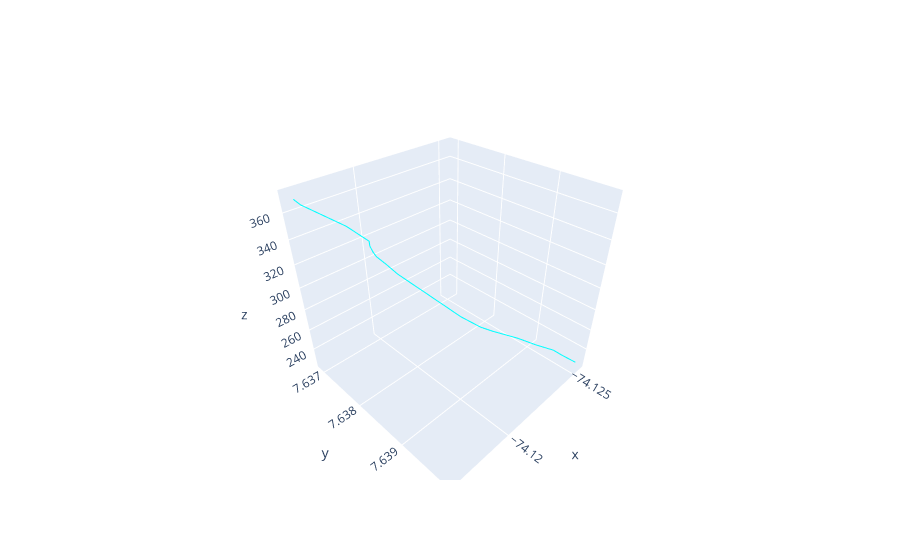

Notebook code cell kept with this figure:
### Code cell
fig=go.Figure()
fig.add_trace(go.Scatter3d(x=f['LONGITUD'], y=f['LATITUD'], z=f['ELEVACION'],mode='lines',name='Campo petrolifero',line=dict(color='aqua',width=2),showlegend=False))

### Figure 1 — Plotly figure (JSON) as saved in the notebook; plotly's stock layout.template omitted (floating-point values rounded to 4 significant figures)
{"data": [{"line": {"color": "aqua", "width": 2}, "mode": "lines", "name": "Campo petrolifero", "showlegend": false, "type": "scatter3d", "x": [-74.13, -74.13, -74.13, -74.12, -74.12, -74.12, -74.12, -74.12, -74.12, -74.12, -74.12, -74.12, -74.12, -74.12, -74.12, -74.12, -74.12, -74.12], "y": [7.64, 7.64, 7.639, 7.639, 7.639, 7.639, 7.638, 7.638, 7.637, 7.637, 7.637, 7.637, 7.637, 7.637, 7.637, 7.638, 7.637, 7.637], "z": [225.3, 228.1, 229.8, 233.3, 237.8, 243.6, 245.6, 253.0, 270.3, 282.9, 291.1, 300.1, 306.0, 322.1, 332.8, 355.9, 368.8, 371.3]}], "layout": {}}
